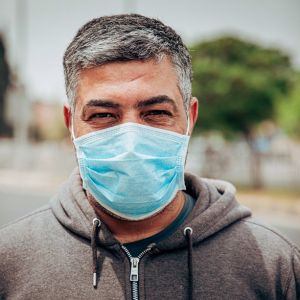
#> input picture classification-models/Test/src/test2.jpg, 300 x 300 px; its folder holds 3 pictures in this run
$ jupyter execute --allow-errors inference.ipynb   (text cells are left out)
#> lines starting #> are read from the running program, lines starting #| are printed output that depends on the picture; after the words box and inside, x2 and y2 are one past the last pixel; in counts of white or black regions, pixels touching at a corner belong together; pictures that were not available may be replaced by others from this repository, and a replacement may not be noted
[cell 1]
from google.colab import drive
drive.mount('/content/gdrive')

[cell 2]
import os
os.chdir('/content/gdrive/My Drive/TFM-MaskDetection/classification-models/') # Cambia al directorio donde se encuentra training.ipynb

[cell 3]
_SAVE = False     # Guardar el resultado final

IMAGE_SRC_PATH = "Test/src/"
IMAGE_MASK_PATH = "Test/mask/"
IMAGE_DST_PATH = "Test/dst/"
IMAGE_NAME = "test2"
IMAGE_EXTENSION = ".jpg"

IMAGE_SRC = IMAGE_SRC_PATH + IMAGE_NAME + IMAGE_EXTENSION
IMAGE_DST_MASK = IMAGE_MASK_PATH + IMAGE_NAME + "_mask" + IMAGE_EXTENSION
IMAGE_DST_COLOR = IMAGE_MASK_PATH + IMAGE_NAME + "_color" + IMAGE_EXTENSION
IMAGE_DST_FACE = IMAGE_MASK_PATH + IMAGE_NAME + "_face" + IMAGE_EXTENSION

[cell 4]
import tensorflow as tf
from tf_bodypix.api import download_model, load_model, BodyPixModelPaths

import numpy as np
import matplotlib.pyplot as plt

def check_binary_mask(mat):
  x = np.count_nonzero((mat!=0) & (mat!=1))
  return (x == 0)

#> (the rest of this cell did not finish here and is left out)

[cell 5]
from PIL import Image
import cv2 as cv

def createROI(mask):
  # Dilate mask
  kernel = np.ones((5,5), np.uint8)
  mask = cv.erode(mask, kernel, iterations=10)
  mask = cv.dilate(mask, kernel, iterations=10)

  """
  plt.imshow(mask, cmap='gray')
  plt.axis('off')
  plt.rcParams['figure.figsize'] = [12, 8]
  plt.rcParams['figure.dpi'] = 100
  plt.savefig(IMAGE_DST_PATH + IMAGE_NAME + '_maskprocess' + IMAGE_EXTENSION, bbox_inches='tight')
  """

  # Create ROI
  contours, _ = cv.findContours(mask, cv.RETR_EXTERNAL, cv.CHAIN_APPROX_NONE)
  contours_poly = [None]*len(contours)
  boundRect = [None]*len(contours)
  for i, c in enumerate(contours):
    contours_poly[i] = cv.approxPolyDP(c, 3, True)
    boundRect[i] = cv.boundingRect(contours_poly[i])
  return boundRect

def drawROI(boundRect, img_dst):
  for i in range(boundRect.shape[0]):
    cv.rectangle(img_dst, (int(boundRect[i][0]), int(boundRect[i][1])), \
                (int(boundRect[i][0]+boundRect[i][2]), \
                int(boundRect[i][1]+boundRect[i][3])), (255,0,0), 2)


img_src = cv.imread(IMAGE_SRC)  # Source image
#> img_src is the input picture: shape (300, 300, 3); mean B, G, R 130.8, 138.2, 140.3
mask = cv.imread(IMAGE_DST_FACE, cv.CV_8U); # Mask image
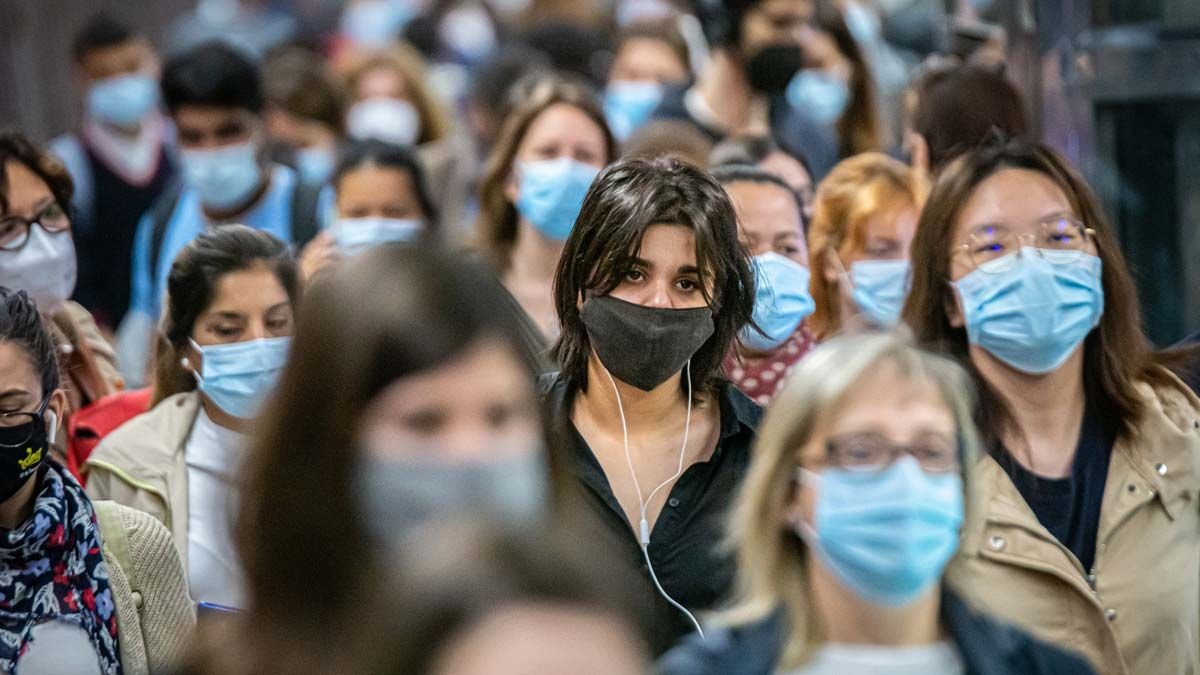
#> input picture classification-models/Test/src/test1.jpg, 1200 x 675 px, given in place of test2_face.jpg, which was not available
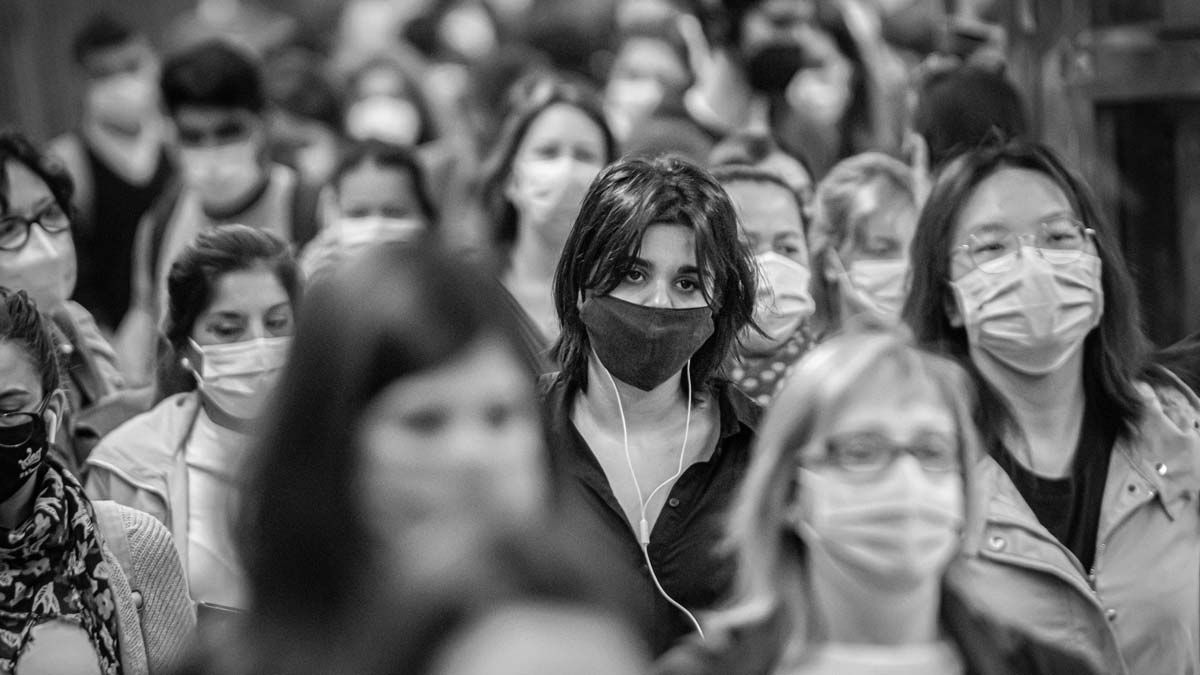
#> mask: shape (675, 1200); min 0, max 255, mean 104.5
ROIs = createROI(mask)
#> in createROI, `mask = cv.erode(mask, kernel, iterations=10)`:
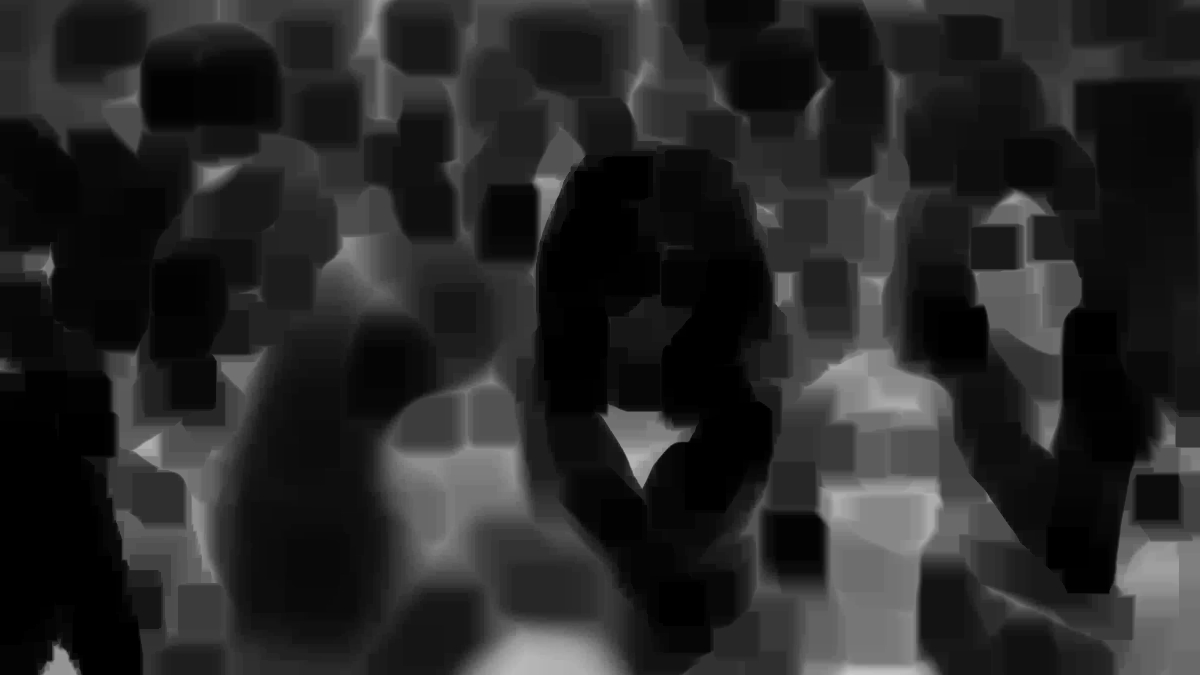
#> mask: shape (675, 1200); min 0, max 200, mean 39
#> in createROI, `mask = cv.dilate(mask, kernel, iterations=10)`:
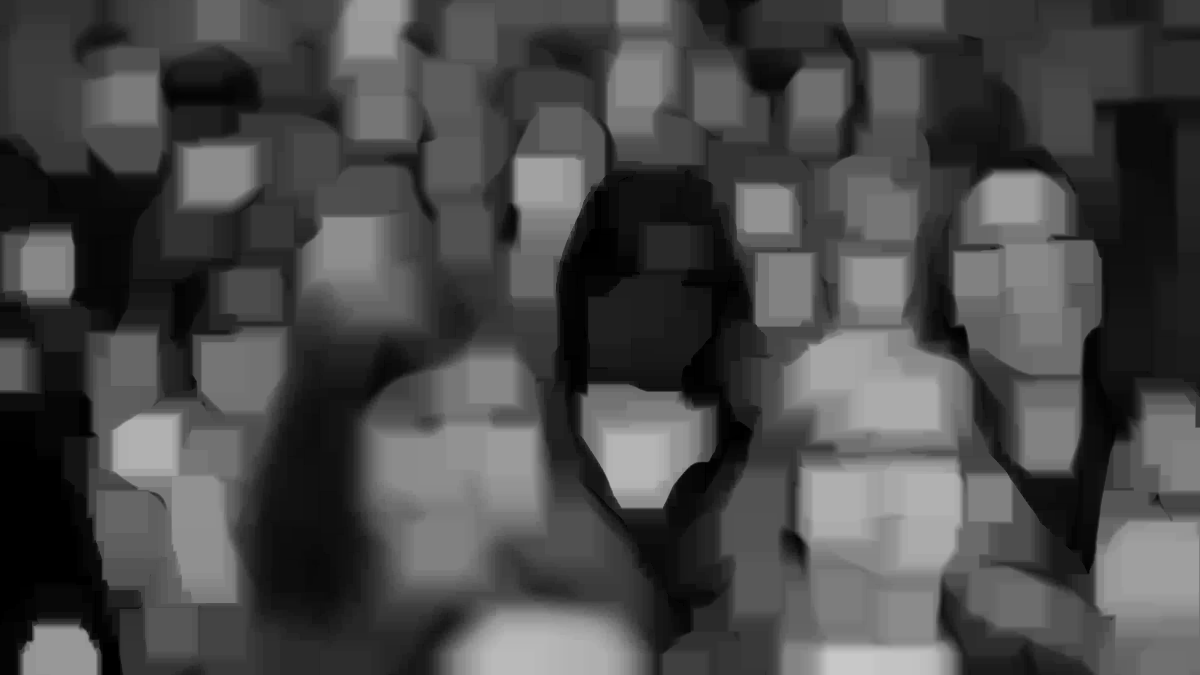
#> mask: shape (675, 1200); min 0, max 200, mean 73.8
#> in createROI, `contours, _ = cv.findContours(mask, cv.RETR_EXTERNAL, cv.CHAIN_APPROX_..`: contours = 1 contour; box (x1, y1, x2, y2) and area: (0, 0, 1200, 675) 797592
#> in createROI, `contours_poly = [None]*len(contours)`: contours_poly = 1 item
#> the loop in createROI, `for i, c in enumerate(contours):` made 1 pass
#> after the loop in createROI, `for i, c in enumerate(contours):`: boundRect = [(0, 0, 1200, 675)]; contours_poly = 1 contour; box (x1, y1, x2, y2) and area: (0, 0, 1200, 675) 797611
#> ROIs = [(0, 0, 1200, 675)]
img_src = cv.cvtColor(img_src, cv.COLOR_BGR2RGB)

# Plot en la imagen original
img_dst = img_src
for i, r in enumerate(ROIs):
  ymin, xmin, h, w = r
  ymax = ymin + h
  xmax = xmin + w
  img_dst = cv.rectangle(img_dst, (ymin,xmin), (ymax,xmax), (0,255,0), 2)
#> this loop made 1 pass
#> (ymin, xmin, h, w, ymax, xmax) on pass 1: (0, 0, 1200, 675, 1200, 675)
#> pass 1, `img_dst = cv.rectangle(img_dst, (ymin,xmin), (ymax,xmax), (0,255,0), 2)`:
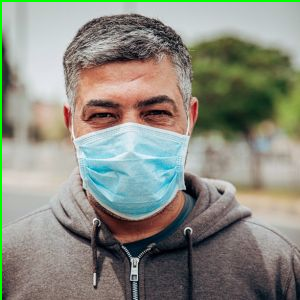
#> img_dst: shape (300, 300, 3); mean R, G, B 138.3, 139.5, 128.7

plt.imshow(img_dst)
plt.axis('off')
plt.rcParams['figure.figsize'] = [12, 8]
plt.rcParams['figure.dpi'] = 100
if _SAVE:
  plt.savefig(IMAGE_DST_PATH + IMAGE_NAME + IMAGE_EXTENSION, bbox_inches='tight')
  print("Image saved in " + IMAGE_DST_PATH + IMAGE_NAME + IMAGE_EXTENSION)
plt.show()
